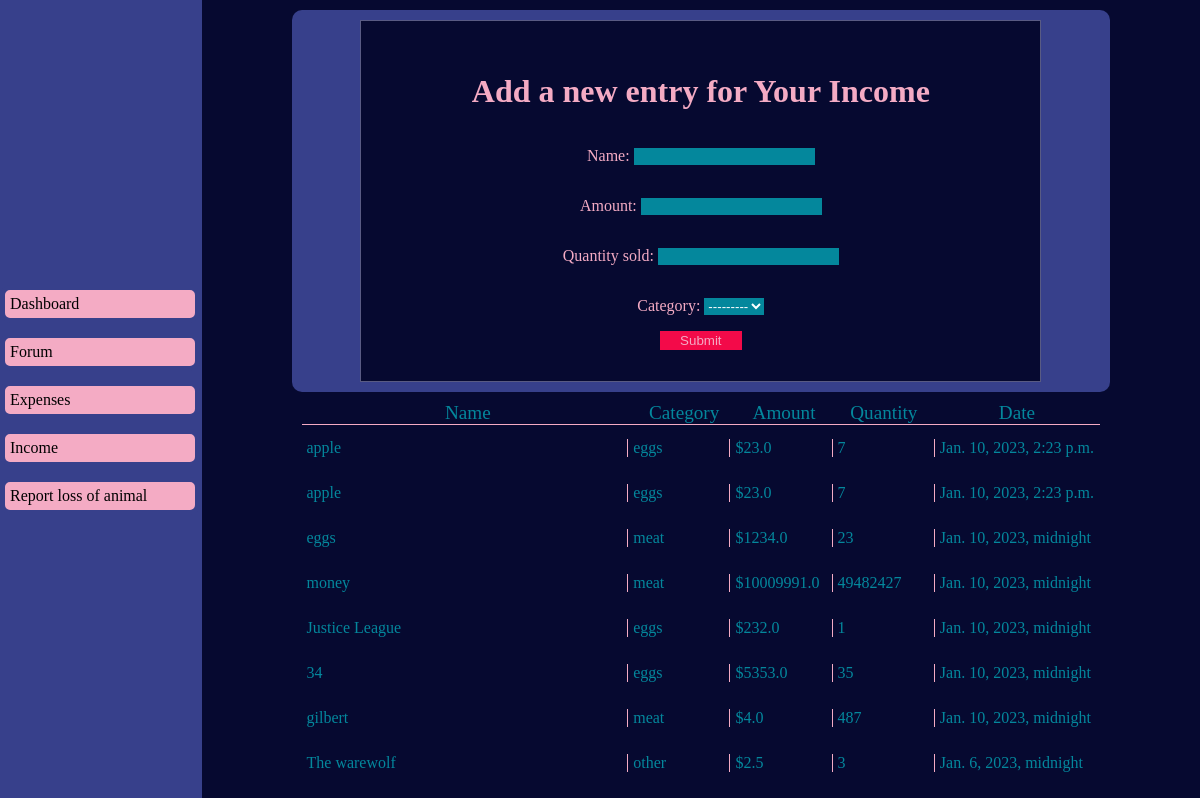
Page /income/ (signed in) on the committed database.
### base_app/models.py (models this page shows)
class Income(models.Model):
    name = models.CharField(max_length=30)
    amount = models.FloatField()
    quantity_sold = models.IntegerField()
    category = models.CharField(max_length=14, choices=INCOME_CHOICES)
    date= models.DateTimeField(auto_now_add=True)
    owner_id = models.ForeignKey(CustomUser, on_delete=models.CASCADE)

### base_app/decorators.py (the view)
        def wrapper_func(request,*args, **kwargs):
            group = None
            if request.user.groups.exists():
                group = request.user.groups.all()[0].name
            if group in allowed_users:
                return view_func(request,*args, **kwargs)
            else:
                return redirect('Pro')

### base_app/forms.py
class IncomeForm(forms.ModelForm):
    class Meta:
        model = Income
        exclude = ["owner_id"]
        fields = "__all__"

### base_app/views.py (called while the page is built, shortened)
@login_required
@allowed_users(allowed_users=["Paid"])
def income(request):
    context = {}
    income_query = Income.objects.filter(owner_id = request.user).all().order_by('-date')
    form= IncomeForm()
    context["title"] = "Income"
    context["form"] = form
    context["data"] = income_query
    return render(request, "views_temp/single_form_template.html", context)

### templates/views_temp/single_form_template.html (shortened to what this page needs)
{% extends 'views_temp/base.html' %}
{% load cache %}
{% block content %}
    <div class="single-temp">
        <div class="single-form-container">
            <form action = "" method = "post" class="single-form">
                <legend><h1>Add a new entry for Your {{ title }}</h1></legend>
                {{ form.as_p }}
                <input type="submit" value="Submit">
            </form>
        </div>
        {% if dead_data %}
            <div class="data-info">
                <div class="single-temp-header-container">
                    <p>Number Of Dead Animals</p>
                    <p>Animal</p>
                    <p>Amount Bought</p>
                    <p>Date</p>
                </div>
                {% for data in dead_data %}
                    <div class='data-info-card'>
                        <span>{{data.0}}</span>
                        <span>{{data.1}}</span>
                        <span>$ {{data.2}}</span>
                        <span>{{data.3}}</span>
                    </div>
                {% endfor %}
            </div>
        {% elif title == "Death of an animal"%}
        {% else %}
        <div class="data-info">
            <div class="single-temp-header-container">
                <p>Name</p>
                <p>Category</p>
                <p>Amount</p>
                {% if data %}
                    {% if data.0.quantity_sold %}
                        <p class="quantity-sold">Quantity</p>
                    {% endif %}
                {% endif %}
                <p>Date</p>
            </div>
            {% for data in data %}
                <div class="data-info-card">
                    <span>{{ data.name}}</span>
                    <span>{{ data.category}}</span>
                    <span>${{ data.amount}}</span>
                    {% if data.quantity_sold %}
                        <span id="quantity-sold-span">{{ data.quantity_sold}}</span>
                    {% endif %}
                    <span>{{ data.date}}</span>
                </div>
            {% endfor %}
        </div>
        {% endif %}
    </div>
{% endblock content %}

### static/views/main.css (style rules this page uses)
:root { --blue:#6977E6; --opacity-blue:#37408b; --white: #ffffff; --teal:#04879C; --red:#F30A49; --pink:#F4ABC4; --navy: #595B83; --light-dark-blue:#333456; --dark-blue:#060930; }
html, body { margin: 0; padding: 0; }
body { background-color:var(--dark-blue); }

### static/views/forum.css (style rules this page uses)
:root { --blue:#37408b; --white: #ffffff; --teal:#04879C; --red:#F30A49; --pink:#F4ABC4; --navy: #595B83; --light-dark-blue:#333456; --dark-blue:#060930; }

### static/views/single_temp.css (style rules this page uses)
:root { --blue:#37408b; --white: #ffffff; --teal:#04879C; --red:#F30A49; --pink:#F4ABC4; --navy: #595B83; --light-dark-blue:#333456; --dark-blue:#060930; }
.single-temp { width: 100%; }
.single-form-container { background-color: var(--blue); padding: 10px; width: 80%; margin: 10px auto; border-radius: 10px; }
.single-form { border: 1px solid var(--navy); background-color: var(--dark-blue); width: 80%; margin: 0 auto; padding: 20px; min-height: 40vh; display: flex; flex-direction: column; justify-content: center; align-items: center; color: var(--pink); }
.single-form label { width: 200px; }
.single-form > p > input { background-color: var(--teal); border: none; }
.single-form > p > select { background-color: var(--teal); color: var(--white); border: none; }
.single-form > input { background-color: var(--red); border: none; color: var(--pink); padding: 2px 20px; }
.data-info { color: var(--teal); width: 80%; margin: 0 auto; }
.single-temp-header-container { display: flex; justify-content: space-evenly; }
.single-temp-header-container p { border-bottom: 1px solid var(--pink); font-size: larger; text-align: center; margin: 0; }
.single-temp-header-container p:first-child { flex: 1; }
.single-temp-header-container p:nth-child(2) { flex: 0.3; }
.single-temp-header-container p:nth-child(3) { flex: 0.3; }
.quantity-sold { flex: 0.3; }
.single-temp-header-container p:last-child { flex: 0.5; }
.data-info-card { display: flex; justify-content: space-between; align-items: center; text-align: left; height: 45px; }
.data-info-card span { border-right: var(--pink) solid 1px; margin-left: 5px; }
.data-info-card span:first-child { flex: 1; }
.data-info-card span:nth-child(2) { flex: 0.3; }
.data-info-card span:nth-child(3) { flex: 0.3; }
#quantity-sold-span { flex: 0.3; }
.data-info-card span:last-child { flex: 0.5; border: none; }

### rows in the picture
Income: name "apple", category "eggs", amount "23.0", quantity_sold "7", date "Jan. 10, 2023, 2:23 p.m."
Income: name "apple", category "eggs", amount "23.0", quantity_sold "7", date "Jan. 10, 2023, 2:23 p.m."
Income: name "eggs", category "meat", amount "1234.0", quantity_sold "23", date "Jan. 10, 2023, midnight"
Income: name "money", category "meat", amount "10009991.0", quantity_sold "49482427", date "Jan. 10, 2023, midnight"
Income: name "Justice League", category "eggs", amount "232.0", quantity_sold "1", date "Jan. 10, 2023, midnight"
Income: name "34", category "eggs", amount "5353.0", quantity_sold "35", date "Jan. 10, 2023, midnight"
Income: name "gilbert", category "meat", amount "4.0", quantity_sold "487", date "Jan. 10, 2023, midnight"
Income: name "The warewolf", category "other", amount "2.5", quantity_sold "3", date "Jan. 6, 2023, midnight"

### other values in the picture
{{ title }} "Income"
